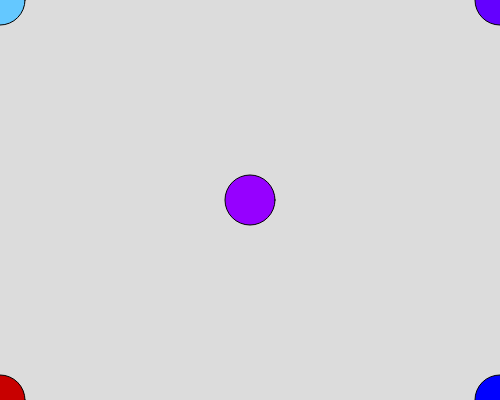
Frame 1 (no input)
Frame 60 (no input): identical to frame 1, image omitted
Frame 120 (the mouse pressed at the canvas centre since frame 60): identical to frame 1, image omitted

The p5.js sketch that drew this single still picture (run headless with seeded random() and noise() and a simulated clock; from frame 60 on, the mouse is pressed at the canvas centre):

// p5.js sketch
// ── sketch.js
// coordinate Systems
// Jordan
// 9/11/24
//looking at how coordinates work in p5.js


function setup() {
  print("set up runs once at the start.")
  createCanvas(500, 400);
  //           width hieght
}
//
function draw() {
  background(220);
  

  fill(100,200,255);
  circle(0,0,50);
  fill(100,0,255);
  circle(500,0,50);
  fill(0,0,255);
  circle(500,400,50);
  fill(200,0,0);
  circle(0,400,50);
  fill(150,0,255);
  circle(250,200,50);
 

}
